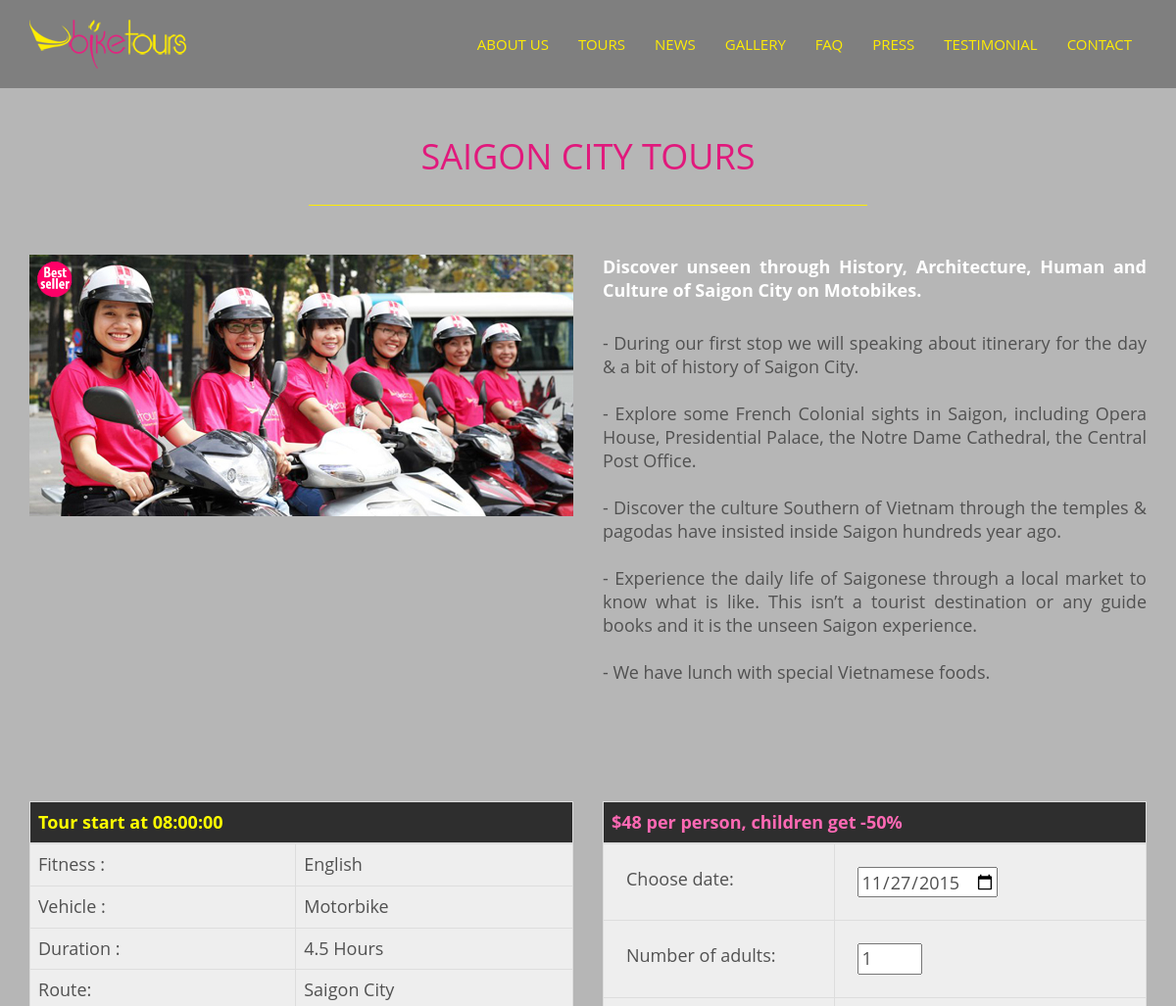
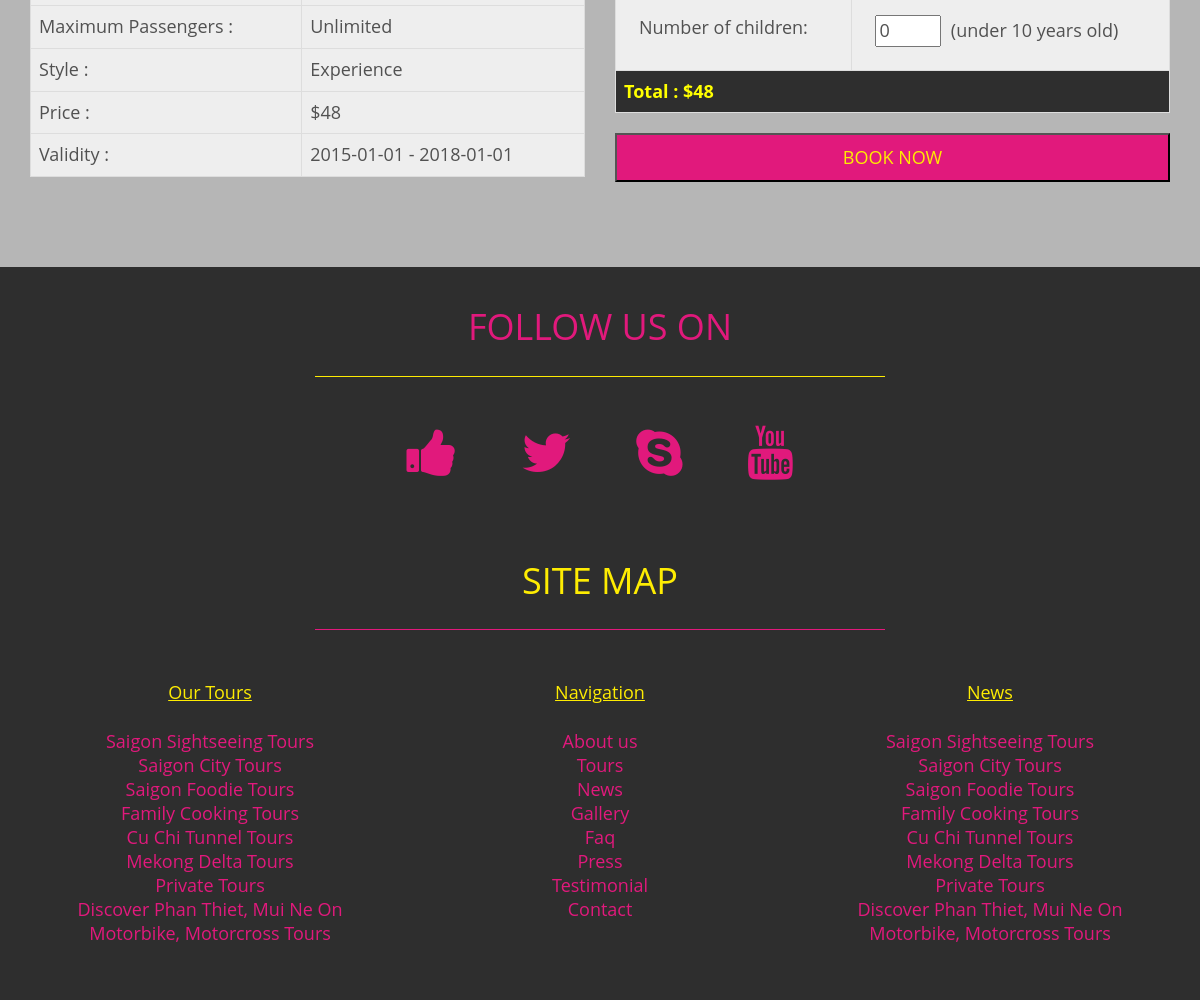
Page /index.php?page=tour&tour_id=2 on the committed database (2 pictures, top to bottom).
### tables this page shows
CREATE TABLE IF NOT EXISTS `tour` (
  `id` int(10) unsigned NOT NULL AUTO_INCREMENT,
  `name` varchar(500) NOT NULL,
  `summary` varchar(500) NOT NULL,
  `description` varchar(5000) NOT NULL,
  `fitness` varchar(500) NOT NULL,
  `vehicle` varchar(500) NOT NULL,
  `duration` varchar(500) NOT NULL,
  `style` varchar(500) NOT NULL,
  `route` varchar(5000) NOT NULL,
  `nb_passenger_max` int(11) NOT NULL,
  `price` double NOT NULL,
  `start_time` time NOT NULL,
  `validity_start` date NOT NULL,
  `validity_end` date NOT NULL,
  `picture` varchar(5000) NOT NULL,
  PRIMARY KEY (`id`),
  KEY `id` (`id`)
);

### View/tour.php (called while the page is built)
<?php
include 'View/header.php';
include 'View/sections/tour_section.php';
include 'View/footer.php';
?>

### Controller/tour_ctl.php (called while the page is built)
<?php
$tour_dao=new TourDAO($db);
$id_tour=$_GET['tour_id'];
$tour=$tour_dao->get($id_tour);
include 'View/tour.php';
?>

### Model/Classes/DAO/TourDAO.php (called while the page is built, shortened)
<?php
class TourDAO
{
  private $_db;
  public function get($id)
  {
    $id = (int) $id;
    $query = $this->_db->query('SELECT * FROM tour WHERE id = '.$id);
    $tour_datas = $query->fetch(PDO::FETCH_ASSOC);
    return new Tour($tour_datas);
  }
  public function getList()
  {
    $tours = [];
    $query = $this->_db->query('SELECT * FROM tour ORDER BY id');
    if($query!=null){
    while ($datas = $query->fetch(PDO::FETCH_ASSOC))
    {
      $tours[] = new Tour($datas);
    }
    }
    return $tours;
  }
  public function setDb(PDO $db)
  {
    $this->_db = $db;
  }
}
?>

### Model/Classes/Tour.php (called while the page is built, shortened)
<?php
class Tour {
	private $_id;
	private $_name;
	private $_summary;
	private $_description;
	private $_fitness;
	private $_vehicle;
	private $_duration;
	private $_style;
	private $_route;
	private $_nb_passenger_max;
	private $_price;
	private $_start_time;
	private $_validity_start;
	private $_validity_end;
	private $_picture;
	public function hydrate(array $tour)
	{
		foreach ($tour as $key => $value)
		{
			$method = 'set_'.ucfirst($key);
		}
	}
	public function get_id() {
		return $this->_id;
	}
	public function get_name() {
		return $this->_name;
	}
	public function get_summary() {
		return $this->_summary;
	}
	public function get_description() {
		return $this->_description;
	}
	public function get_fitness() {
		return $this->_fitness;
	}
	public function get_vehicle() {
		return $this->_vehicle;
	}
	public function get_duration() {
		return $this->_duration;
	}
	public function get_style() {
		return $this->_style;
	}
	public function get_route() {
		return $this->_route;
	}
	public function get_nb_passenger_max() {
		return $this->_nb_passenger_max;
	}
	public function get_price() {
		return $this->_price;
	}
	public function get_start_time() {
		return $this->_start_time;
	}
	public function get_validity_start() {
		return $this->_validity_start;
	}
	public function get_validity_end() {
		return $this->_validity_end;
	}
	public function get_picture() {
		return $this->_picture;
	}
	public function set_id($id) {
		$this->_id = $id;
	}
	public function set_name($name) {
		$this->_name = $name;
	}
	public function set_summary($summary) {
		$this->_summary = $summary;
	}
	public function set_description($description) {
		$this->_description = $description;
	}
	public function set_fitness($fitness) {
		$this->_fitness = $fitness;
	}
	public function set_vehicle($vehicle) {
		$this->_vehicle = $vehicle;
	}
	public function set_duration($duration) {
		$this->_duration = $duration;
	}
	public function set_style($style) {
		$this->_style = $style;
	}
	public function set_route($route) {
		$this->_route = $route;
	}
	public function set_nb_passenger_max($nb_passenger_max) {
		$this->_nb_passenger_max = $nb_passenger_max;
	}
	public function set_price($price) {
		$this->_price = $price;
	}
	public function set_start_time($start_time) {
		$this->_start_time = $start_time;
	}
	public function set_validity_start($validity_start) {
		$this->_validity_start = $validity_start;
	}
	public function set_validity_end($validity_end) {
		$this->_validity_end = $validity_end;
	}
	public function set_picture($picture) {
		$this->_picture = $picture;
	}
}
?>

### View/tour_infos.php (the view)
<div id="tour_infos" class="col-xs-12 col-md-11 col-lg-6">
	<div>
		<table id="table_infos_tour" class="table table-bordered">
			<thead>
				<th colspan="2">Tour start at <?php echo $tour->get_start_time();?></th>
			</thead>
			<tbody>
				<tr>
					<td>Fitness :</td>
					<td><?php echo $tour->get_fitness ();?></td>
				</tr>
				<tr>
					<td>Vehicle :</td>
					<td><?php echo $tour->get_vehicle ();?></td>
				</tr>
				<tr>
					<td>Duration :</td>
					<td><?php echo $tour->get_duration ();?></td>
				</tr>
				<tr>
					<td>Route:</td>
					<td><?php echo $tour->get_route ();?></td>
				</tr>
				<tr>
					<td>Maximum Passengers :</td>
					<td><?php
					if ($tour->get_nb_passenger_max () != 0)
						echo $tour->get_nb_passenger_max ();
					else
						echo "Unlimited";?>
					</td>
				</tr>
				<tr>
					<td>Style :</td>
					<td><?php echo $tour->get_style ();?></td>
				</tr>
				<tr>
					<td>Price :</td>
					<td><?php echo "$".$tour->get_price ();?></td>
				</tr>
				<tr>
					<td>Validity :</td>
					<td><?php echo $tour->get_validity_start () . " - " . $tour->get_validity_end ();?></td>
				</tr>
			</tbody>
		</table>
	</div>
</div>

### View/sections/tour_section.php (shortened to what this page needs)
<section id="tour" style="padding-top: 140px;">
	<div class="container">
		<div class="row">
			<div class="sec-title text-center wow animated fadeInDown">
				<h2> <?php echo $tour -> get_name();?> </h2>
			</div>
			<div id="image_tour" class="col-xs-12 col-md-11 col-lg-6">
				<img id="image_tour" alt="<?php echo $tour->get_picture();?>"
					src="img/uploads/tours/<?php echo str_replace(" ", "_",$tour->get_name());?>/<?php echo $tour->get_picture ();?>" />
			</div>
			<div id="summary_tour" class="col-xs-12 col-md-11 col-lg-6">
				<?php
				echo "<b>" . $tour->get_summary () . "</b>";
				?>
			</div>
			<div id="description_tour" class="col-xs-12 col-md-11 col-lg-6">
				<?php
				echo str_replace ( "\n- ", "<BR/><BR/>- ", $tour->get_description () ) . "<BR/><BR/>";
				?>
			</div>
				<?php include 'View/tour_infos.php';?>
				<?php include 'View/booking_form.php';?>
		</div>
	</div>
</section>

### View/booking_form.php (shortened to what this page needs)
<div id="booking" class="col-xs-12 col-md-11 col-lg-6">
	<form method="post" action="index.php?page=cart&action=add">
		<div>
			<table id="table_booking_tour" class="table table-bordered">
				<thead>
					<th colspan="2">$<?php echo $tour->get_price()?> per person, children get -50%</th>
				</thead>
				<tbody>
					<tr>
						<td>Choose date:</td>
						<td><input id="booking_date" name="booking_date" type="date" required="required" value="<?php echo date("Y-m-d");?>" min="<?php echo date("Y-m-d");?>" max="2099-12-31"/></td>
					</tr>
					<tr>
						<td>Number of adults:</td>
						<td><input type="number" id="booking_nb_adults" name="booking_nb_adults" value="1" min="1" max="50" required="required"> </td>
					</tr>
					<tr>
						<td>Number of children:</td>
						<td><input type="number" id="booking_nb_children" name="booking_nb_children" value="0" min="0" max="50"> &nbsp;(under 10 years old)</td>
					</tr>
				</tbody>
				<tfoot>
					<th id="validation_booking" colspan="2">Total :<?php echo " $".$tour->get_price()?></th>
				</tfoot>
			</table>
		</div>
		<button id="submit_booking" name="submit_booking" type="submit"
			class=" btn-pink btn-effect col-xs-12 ">BOOK
			NOW</button>
	</form>
</div>

### View/footer.php (shortened to what this page needs)
</main>
<footer id="footer">
<section id="follow_us_section">
		<div class="container">
			<div class="row" >
				<div class="sec-title text-center wow animated fadeInDown">
					<h2> Follow Us On</h2>
				</div>
				<div id="footer-social" class="footer-social">
					<ul class="footer_list">
						<li class="wow animated zoomIn"><a href="#"><i class="fa fa-thumbs-up fa-3x"></i></a></li>
						<li class="wow animated zoomIn" data-wow-delay="0.4s"><a href="#"><i class="fa fa-twitter fa-3x"></i></a></li>
						<li class="wow animated zoomIn" data-wow-delay="0.8s"><a href="#"><i class="fa fa-skype fa-3x"></i></a></li>
						<li class="wow animated zoomIn" data-wow-delay="1.2s"><a href="#"><i class="fa fa-youtube fa-3x"></i></a></li>
				</ul>
			</div>
</section>
<section id="site_map_section" class="parallax">
<div class="container">
	<div class="row" >
		<div class="sec-title text-center wow animated fadeInDown">
			<h2>SITE MAP</h2>
		</div>
		<div id="tourlinks" class="links col-lg-4 col-md-4 col-xs-12">
				<li><a href="index.php#tours_section" style="text-decoration: underline; color: #feec02;">Our Tours</a></li>
				<p><br/></p>
				<?php
					$tour_dao = new TourDAO($db);
					$tours_list=$tour_dao->getList();
					foreach ( $tours_list as $tour ) {
				?>
				<li><a href="index.php?page=tour&tour_id=<?php echo $tour->get_id() ?>">
				<?php
					echo $tour->get_name () ;
				?>
				</a></li>
				<?php }?>
		</div>
		<div id="navlinks"class="links col-lg-4 col-md-4 col-xs-12">
			<li><a href="#" style="text-decoration: underline; color: #feec02;">Navigation</a></li>
			<p><br/></p>
			<li><a href="index.php#about">About us</a></li>
			<li><a href="index.php#tours_section">Tours</a></li>
			<li><a href="index.php#news">News</a></li>
			<li><a href="index.php#gallery">Gallery</a></li>
			<li><a href="index.php#faq">Faq</a></li>
			<li><a href="index.php#press">Press</a></li>
			<li><a href="index.php#testimonials">Testimonial</a></li>
			<li><a href="index.php#contact">Contact</a></li>
		</div>
		<div id="newslinks"class="links col-lg-4 col-md-4 col-xs-12">
				<li><a href="index.php#news" style="text-decoration: underline; color: #feec02;">News</a></li>
				<p><br/></p>
				<?php
					foreach ( $tours_list as $tour ) {
				?>
				<li><a href="index.php?page=tour&tour_id=<?php echo $tour->get_id() ?>">
				<?php
					echo $tour->get_name () ;
				?>
				</a></li>
				<?php }?>
		</div>
	</div>
</div>
</section>
</footer>
</body>
</html>

### View/css/main.css (style rules this page uses)
body { background-color: #b6b6b6; font-family: 'Open Sans', sans-serif; line-height: 24px; font-size: 18px; color: #515151; }
figure, p, address { margin: 0; }
p { line-height: 25px; }
a { color: #E1197C; -webkit-transition: all 0.3s ease-out 0s; -moz-transition: all 0.3s ease-out 0s; -ms-transition: all 0.3s ease-out 0s; -o-transition: all 0.3s ease-out 0s; transition: all 0.3s ease-out 0s; }
a, a:hover, a:focus, .btn:focus { text-decoration:inherit; outline: none; }
h1, h2, h3, h4, h5, h6, .h1, .h2, .h3, .h4, .h5, .h6 { font-family: 'Open Sans', sans-serif; color: #2e2e2e; }
main > section { padding: 70px 0; }
.btn-pink { background-color: #E1197C; box-shadow: 0 -2px 0 rgba(0, 0, 0, 0.15) inset; padding: 15px 55px; color: #FEEC02; line-height: 15px; }
.btn-effect { vertical-align: middle; box-shadow: 0 0 1px rgba(0, 0, 0, 0); position: relative; display: inline-block; -webkit-transform: translateZ(0); -moz-transform: translateZ(0); -ms-transform: translateZ(0); -o-transform: translateZ(0); transform: translateZ(0); -webkit-backface-visibility: hidden; -moz-backface-visibility: hidden; backface-visibility: hidden; -webkit-transition-property: color; -moz-transition-property: color; -ms-transition-property: color; transition-property: color; -webkit-transition-duration: 0.3s; -moz-transition-duration: 0.3s; -ms-transition-duration: 0.3s; transition-duration: 0.3s; -moz-osx-font-smoothing: grayscale; }
.btn-effect:before { content: ""; position: absolute; z-index: -1; top: 0; left: 0; right: 0; bottom: 0; background: #FF69B4; -webkit-transform: scaleX(0); -moz-transform: scaleX(0); -ms-transform: scaleX(0); transform: scaleX(0); -webkit-transform-origin: 0 50%; -moz-transform-origin: 0 50%; -ms-transform-origin: 0 50%; transform-origin: 0 50%; -webkit-transition-property: transform; -moz-transition-property: transform; -ms-transition-property: transform; transition-property: transform; -webkit-transition-duration: 0.3s; -moz-transition-duration: 0.3s; -ms-transition-duration: 0.3s; transition-duration: 0.3s; -webkit-transition-timing-function: ease-out; -moz-transition-timing-function: ease-out; -ms-transition-timing-function: ease-out; transition-timing-function: ease-out; }
.sec-title { margin-bottom: 50px; padding: 0 15px; }
.sec-title h2 { font-size: 36px; margin: 0 0 30px; padding-bottom: 30px; position: relative; text-transform: uppercase; color: #E1197C; }
.sec-title h2:after { border-bottom: 1px solid #FEEC02; content: ""; display: block; left: 25%; bottom: 0; position: absolute; width: 50%; }
.parallax { background-attachment: fixed; background-position: center top; background-repeat: no-repeat; background-size: cover; }
.parallax h2 { color: #FEEC02; }
.parallax h2:after { border-bottom: 1px solid #E1197C; }
#footer { background-color: #2E2E2E; padding: 40px 0 40px; color: #fff; }
#footer .links { padding-bottom: 15px; }
#follow_us_section { padding-bottom: 70px; }
#footer li { list-style-type: none; text-align: center; }
#footer-social { width: 50%; margin-left: 25%; }
.footer-social ul { padding: 0 30px; text-align: center; }
.footer-social ul li { display: inline-block; margin: 0 30px; text-align: center; }

### View/css/tour.css (style rules this page uses)
#tour .sec-title h2 { color: #E1197C; }
#tour .sec-title h2:after { border-bottom: 1px solid #FEEC02; content: ""; display: block; left: 25%; bottom: 0; position: absolute; width: 50%; }
#image_tour { text-align: center; }
#image_tour>img { vertical-align: middle; max-width: 100%; margin-bottom: 30px; max-height: 450px; }
#description_tour { margin-top: 30px; margin-bottom: 30px; height: 450px; overflow:auto; text-align: justify; }
#summary_tour { max-height: 50px; text-align: justify; color: #FFF; }
#tour th { background-color: #2e2e2e; }
#tour td { background-color: #eee; }
#table_infos_tour th { color: yellow!important; }

### View/css/booking_form.css (style rules this page uses)
#booking_date { height: 31px; }
#table_booking_tour th { color: #FF69B4; }
#table_booking_tour td { padding: 23px; }
#validation_booking { color: yellow!important; }

### View/css/cart.css (style rules this page uses)
#cart_table th, td { padding-left: 10px; padding-right: 10px; }

### rows in the picture
tour: name "SAIGON CITY TOURS", picture (picture), summary "Discover unseen through History, Architecture, Human and Culture of Saigon City on Motobikes.", description "- During our first stop we will speaking about itinerary for the day & a bit of history of Saigon City. - Explore some French Colonial sights in Saigon, including Opera House, Presidential Palace, the Notre Dame Cathedral, the Central Post Office. - Discover the culture Southern of Vietnam through the temples & pagodas have insisted inside Saigon hundreds year ago. - Experience the daily life of Saigonese through a local market to know what is like. This isn’t a tourist destination or any guide books and it is the unseen Saigon experience. - We have lunch with special Vietnamese foods.", start_time "08:00:00", fitness "English", vehicle "Motorbike", duration "4.5 Hours", route "Saigon City", style "Experience", price "48", validity_start "2015-01-01", validity_end "2018-01-01", name "Saigon City Tours"
tour: name "Saigon Sightseeing Tours"
tour: name "Saigon Foodie Tours"
tour: name "Family Cooking Tours"
tour: name "Cu Chi Tunnel Tours"
tour: name "Mekong Delta Tours"
tour: name "Private Tours"
tour: name "Discover Phan Thiet, Mui Ne On Motorbike, Motorcross Tours"
